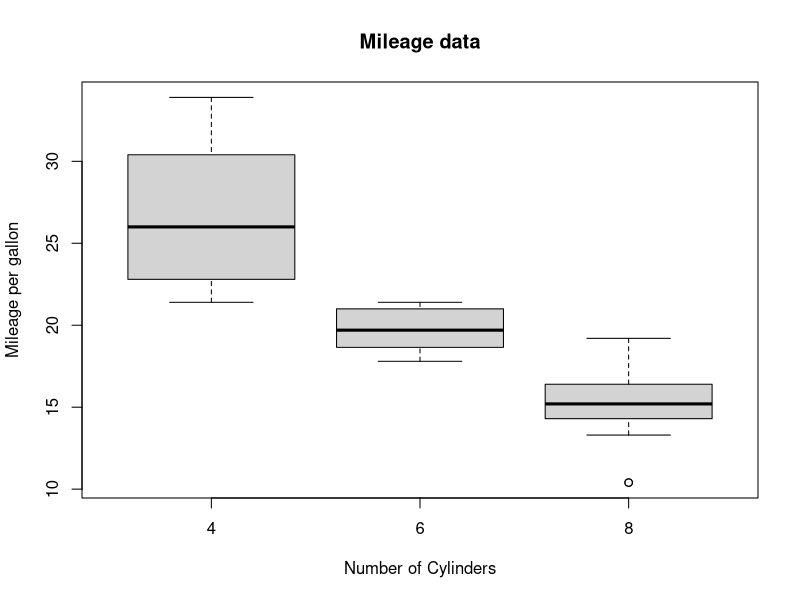

The R source for this figure:
#Write R script to create boxplot

data <- mtcars[,c('mpg','cyl')]
print(head(data))
png('boxplot.png')
boxplot(mpg ~ cyl,data = mtcars,xlab = 'Number of Cylinders',ylab = 
'Mileage per gallon',main='Mileage data')

dev.off()